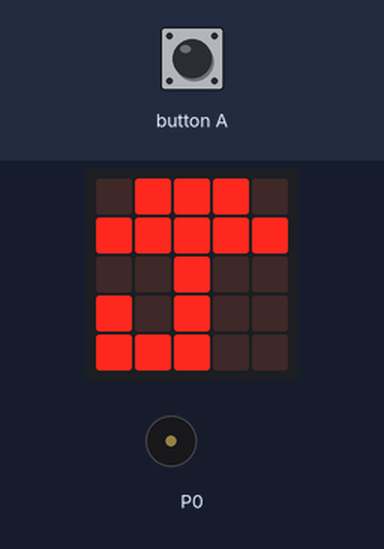
The program below on a simulated BBC micro:bit (MakeCode). On the bench: the board's 5×5 LED display, buzzer (waves = sounding). The inputs (shaded band) are chosen by the test bench.

Above: at 1.8 s.
1.9 s: button A pressed for 0.15 s
At 2.4 s:
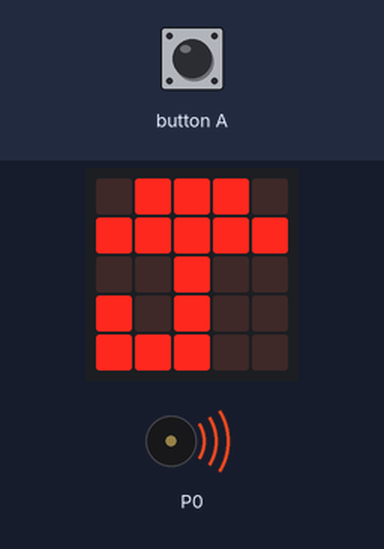
Timing chart, 0 to 7.6 s (numbered marks = the images above; inputs shaded):
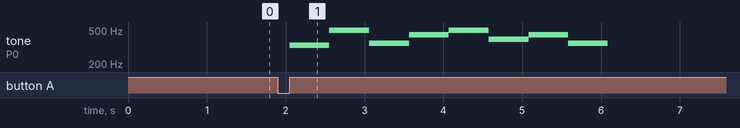

Measured:
- after the input at 1.9 s, tone on P0: plays 330 Hz for 0.51 s, 494 Hz for 0.51 s, 349 Hz for 0.51 s, 440 Hz for 0.51 s, 494 Hz for 0.51 s, 392 Hz for 0.51 s … (8 notes in this stretch), starting after 0.15 s

The program:

main.ts
```typescript
input.onButtonPressed(Button.A, function () {
    music.play(music.stringPlayable("E B F A B G A F ", 120), music.PlaybackMode.UntilDone)
})
basic.showIcon(IconNames.Umbrella)
basic.forever(function () {

})
```

test.ts
```typescript
// testes vão aqui; isto não será compilado quando este pacote for usado como uma extensão.
```
